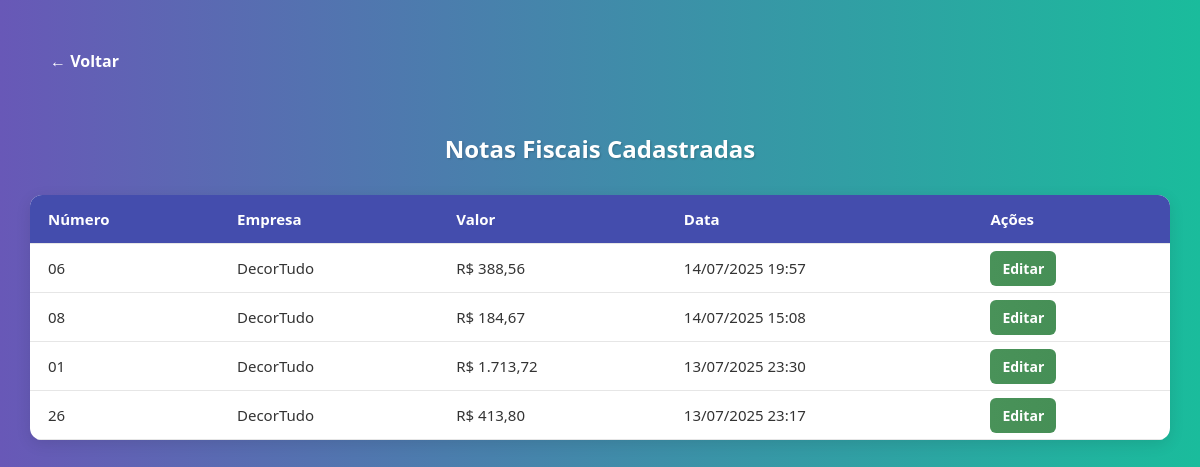
The page /site_completo/financeiro_listar_notas.php on the database its author committed.
### tables this page shows
CREATE TABLE `notas_fiscais` (
  `id` int(11) NOT NULL,
  `numero_nota` varchar(50) NOT NULL,
  `empresa` varchar(100) NOT NULL,
  `produtos` text NOT NULL,
  `valor` decimal(12,2) NOT NULL,
  `observacao` text DEFAULT NULL,
  `data_cadastro` datetime NOT NULL,
  `frete` decimal(10,2) DEFAULT 0.00
);

### site_completo/financeiro_listar_notas.php (the view, shortened to what this page needs)
<?php
include 'conexao.php';
$result = $conn->query("SELECT * FROM notas_fiscais ORDER BY data_cadastro DESC");
?>
<!DOCTYPE html>
<html lang="pt-BR">
<head>
</head>
<body>
    <a href="dashboard_notas_fiscais.php" class="voltar">← Voltar</a>
    <h2>Notas Fiscais Cadastradas</h2>
    <table>
        <thead>
            <tr>
                <th>Número</th>
                <th>Empresa</th>
                <th>Valor</th>
                <th>Data</th>
                <th>Ações</th>
            </tr>
        </thead>
        <tbody>
            <?php if ($result->num_rows > 0): ?>
                <?php while ($nota = $result->fetch_assoc()): ?>
                    <tr>
                        <td data-label="Número"><?= htmlspecialchars($nota['numero_nota']) ?></td>
                        <td data-label="Empresa"><?= htmlspecialchars($nota['empresa']) ?></td>
                        <td data-label="Valor">R$ <?= number_format($nota['valor'], 2, ',', '.') ?></td>
                        <td data-label="Data"><?= date('d/m/Y H:i', strtotime($nota['data_cadastro'])) ?></td>
                        <td data-label="Ações">
                            <a href="financeiro_editar_nota.php?id=<?= $nota['id'] ?>" class="acao">Editar</a>
                        </td>
                    </tr>
                <?php endwhile; ?>
            <?php else: ?>
                <tr><td colspan="5">Nenhuma nota fiscal cadastrada.</td></tr>
            <?php endif; ?>
        </tbody>
    </table>
</body>
</html>

### site_completo/financeiro_listar_notas.php (style rules this page uses)
body { font-family: 'Segoe UI', Tahoma, Geneva, Verdana, sans-serif; background: linear-gradient(to right, #6858b7ff, #1abc9c); margin: 0; padding: 40px 30px; color: #333; }
a.voltar { background-color: rgba(32, 48, 65, 1)ff; color: white; padding: 10px 20px; text-decoration: none; border-radius: 6px; font-weight: bold; transition: background 0.3s ease; display: inline-block; margin-bottom: 30px; }
h2 { text-align: center; color: #fff; margin-bottom: 30px; text-shadow: 1px 1px 2px rgba(0,0,0,0.2); }
table { width: 100%; border-collapse: collapse; background: #fff; border-radius: 12px; overflow: hidden; box-shadow: 0 4px 15px rgba(0, 0, 0, 0.1); font-size: 15px; }
thead { background-color: #444dadff; color: white; }
th, td { padding: 14px 18px; text-align: left; border-bottom: 1px solid #e6e6e6; }
a.acao { background: linear-gradient(to right, #499259ff, #468f56ff); color: white; padding: 8px 12px; text-decoration: none; border-radius: 6px; font-weight: 600; font-size: 14px; transition: opacity 0.3s ease; }

### rows shown on the page
notas_fiscais: numero_nota "06", empresa "DecorTudo", valor "388,56", data_cadastro "14/07/2025 19:57"
notas_fiscais: numero_nota "08", empresa "DecorTudo", valor "184,67", data_cadastro "14/07/2025 15:08"
notas_fiscais: numero_nota "01", empresa "DecorTudo", valor "1.713,72", data_cadastro "13/07/2025 23:30"
notas_fiscais: numero_nota "26", empresa "DecorTudo", valor "413,80", data_cadastro "13/07/2025 23:17"
